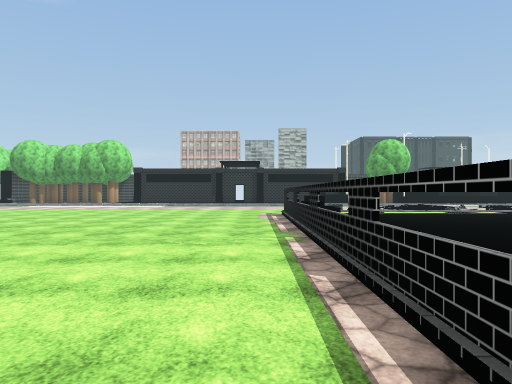
[1] (above)

24 first-person views from a walk through a scene from a Unity 3-D project. The camera is 1.5 m above the floor, looks level and sees 70° across. Doors are open. The floor is counted in squares, 2 m on a side. Each view is taken from the middle of a square. On the plan, view 1 faces up. The plan holds only what a view shows up to about 11 squares ahead; the rest is blank. The place goes on beyond the plan. Some trees and plants on the terrain are drawn as simple stand-ins. The player character is not drawn. Some surface patterns are stand-ins.

[2]
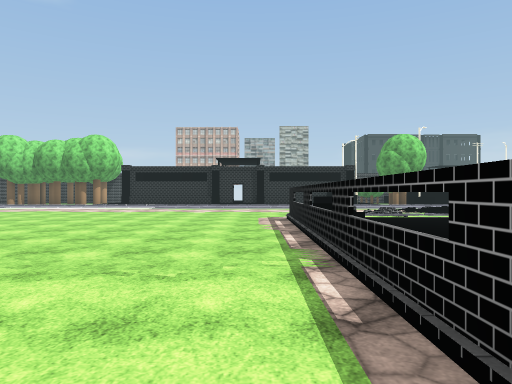

[3]
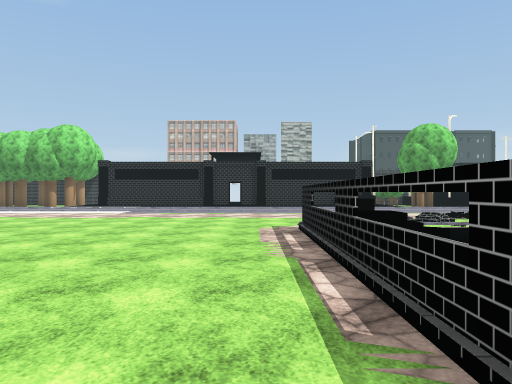

[4]
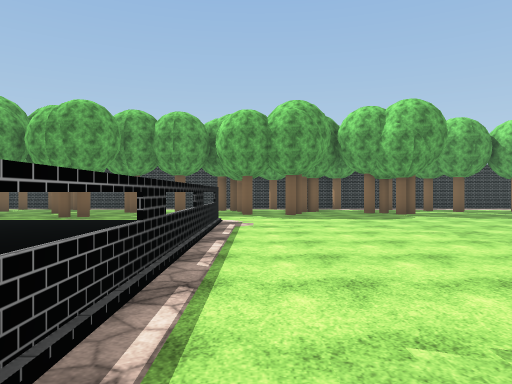

[5]
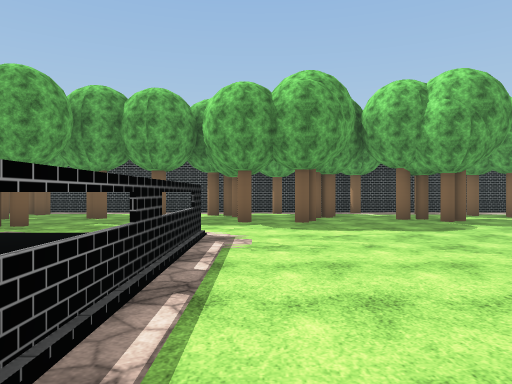

[6]
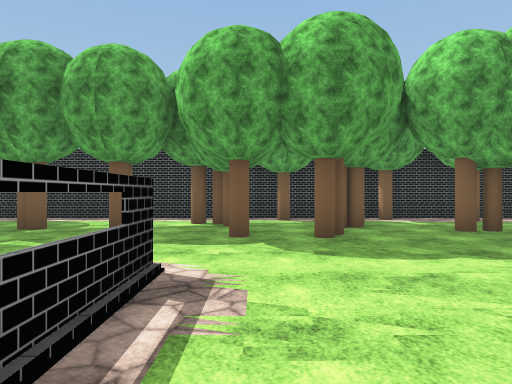

[7]
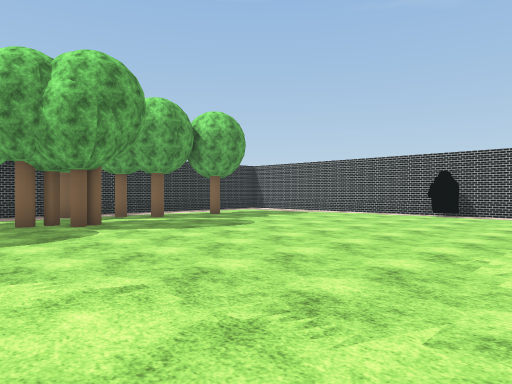

[8]
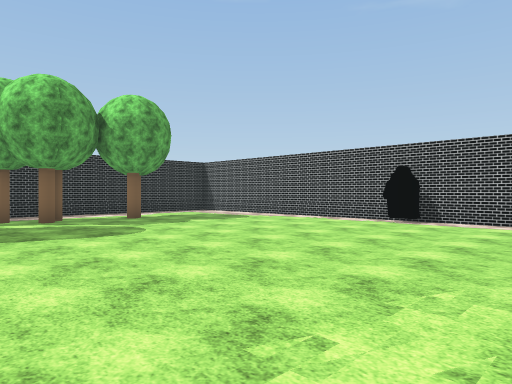

[9]
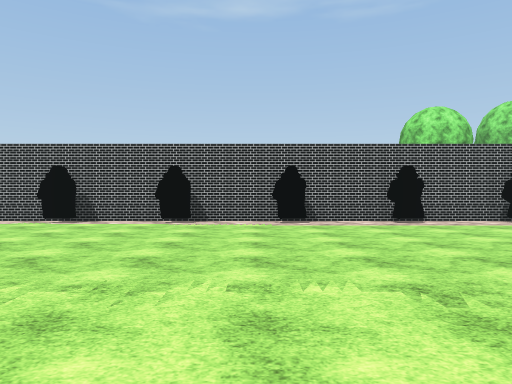

[10]
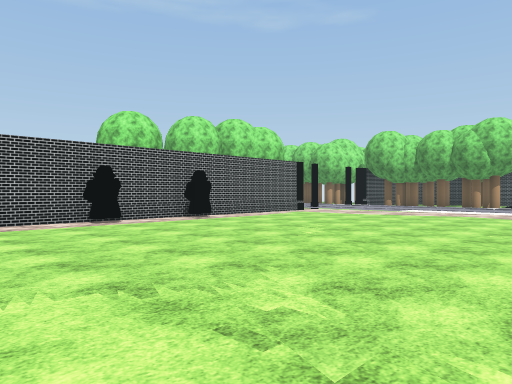

[11]
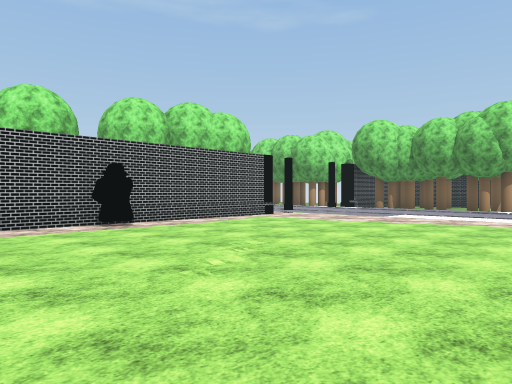

[12]
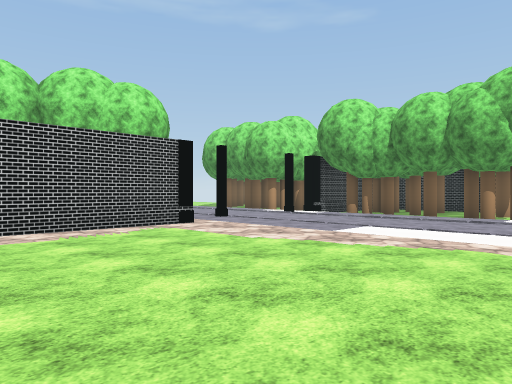

[13]
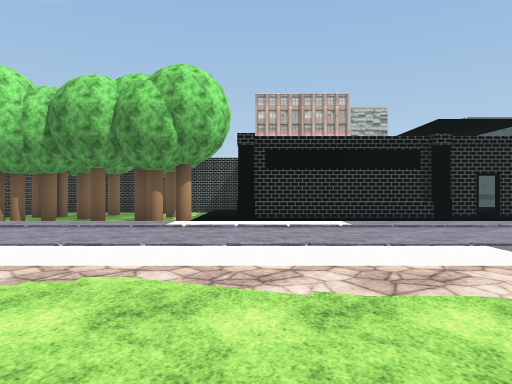

[14]
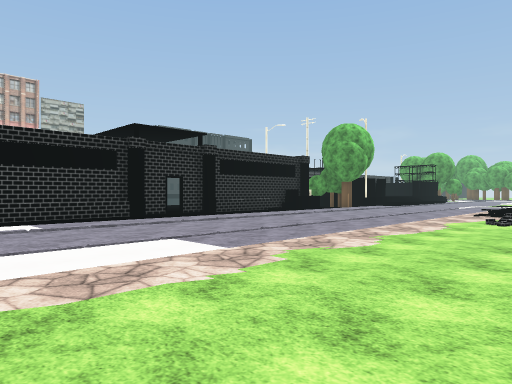

[15]
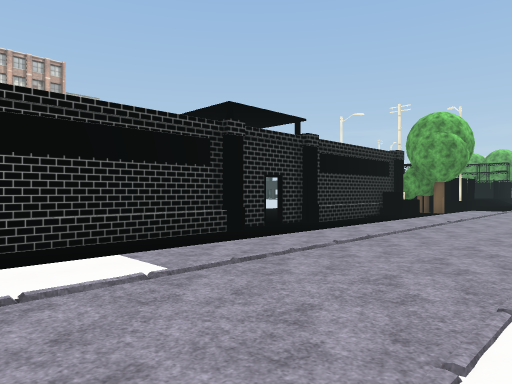

[16]
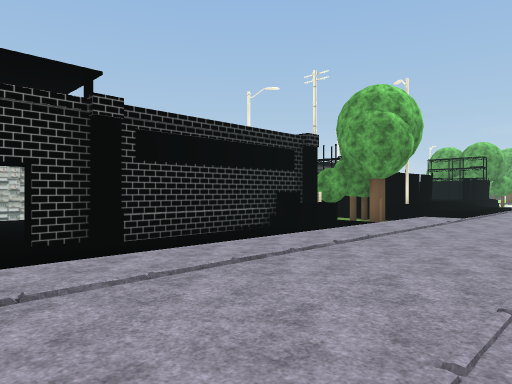

[17]
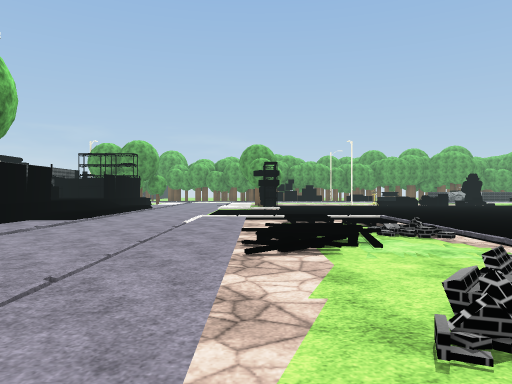

[18]
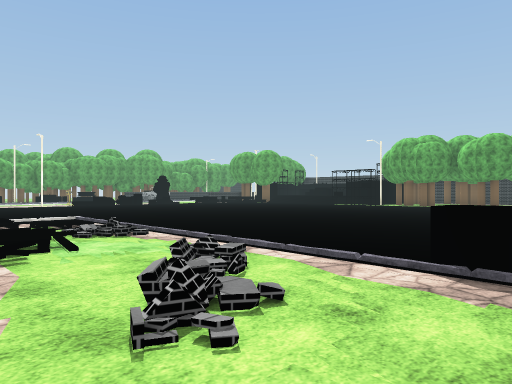

[19]
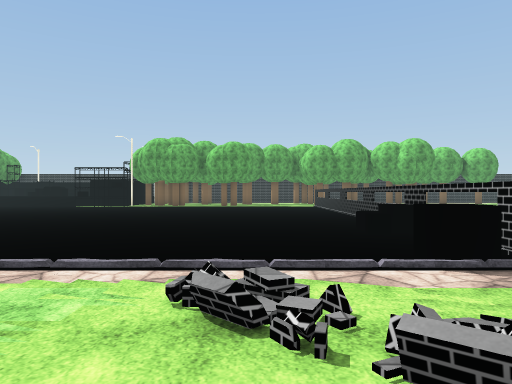

[20]
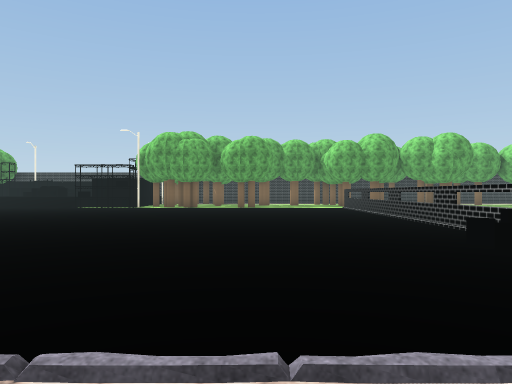

[21]
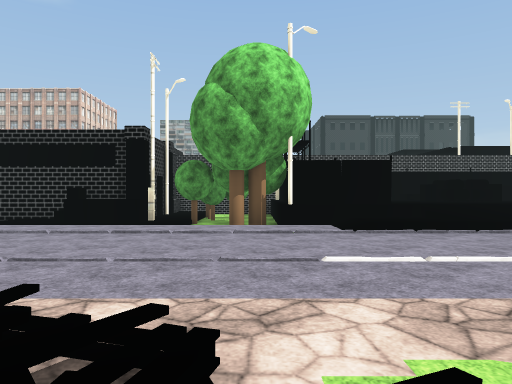

[22]
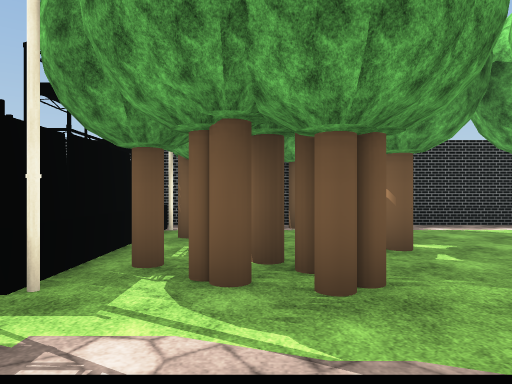

[23]
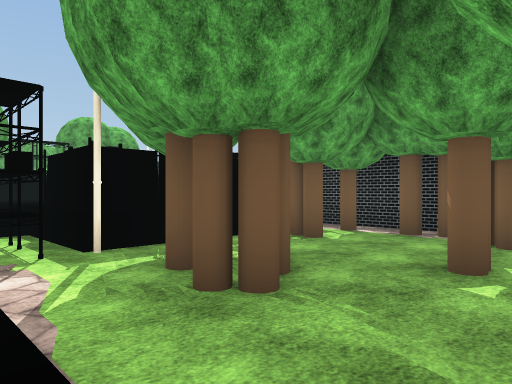

[24]
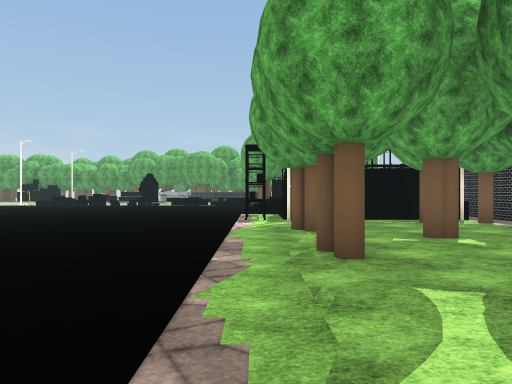

### Floor plan
Key: @ floor where view 1 was taken; # wall or solid block; . main floor; : floor 0.25 m higher than the main floor; / step, stairs or slope; D open door; = window, fence, low wall or low ledge; B box; T tree; U building; P pole; O other object.
Columns run from 15 left of view 1 to 12 right of it. Each row starts with its distance up from view 1.
 24   O .T        ::    D  .U
 23   .T... O     ::    O T.T
 22   TTTTT O####ODO###BBO.TU
 21    ////   ::::::::::OP//UU//
 20   :/:::::::::::::::::::/:///
 19  :::::::::::::::::::::::::::
 18 ::::::::::::::::::::::::::::
 17 #:::::::::::::::::::::::::.
 16 O//////////////////////////
 15 #.................=..///.//
 14 #..................=../////
 13 #.....................////.
 12 #...............#B..........
 11 #...............#...........
 10 ##..............#B..........
  9 #...............BB..........
  8 ##..............#.........
  7 #...............#.........
  6 #...............#..........
  5 ##........ .....#..........
  4 #.......... ....#...........
  3 #...............#...........
  2 ##..............# ..   .....
  1 #...............# .. .......
  0 #..............@# ..........
 -1 ##..............# ..........
 -2 #...............# ..........
 -3 #.........................OO
 -4  ...................TT.TT.UU
 -5   ........T...TT........TTUU
 -6    ........T...T...TT.T...U
 -7     .O.T.....T.T..T......TU
 -8      ..TTT... ..T.....OT..U
 -9        ....T. T........TTTU
-10        #####################

Positions as (right, up) in squares from view 1, and headings:
1: (0, 0), facing up
2: (0, 2), facing up
3: (0, 5), facing up
4: (0, 7), facing down
5: (0, 4), facing down
6: (0, 1), facing down
7: (-2, 3), facing down-left
8: (-5, 3), facing down-left
9: (-5, 4), facing left
10: (-5, 4), facing up-left
11: (-6, 7), facing up-left
12: (-7, 11), facing up-left
13: (-7, 13), facing up
14: (-7, 13), facing up-right
15: (-7, 17), facing up-right
16: (-2, 17), facing up-right
17: (1, 16), facing right
18: (1, 16), facing down-right
19: (4, 16), facing down
20: (5, 14), facing down
21: (8, 14), facing up
22: (9, -1), facing down
23: (6, -2), facing down-right
24: (1, -3), facing right
